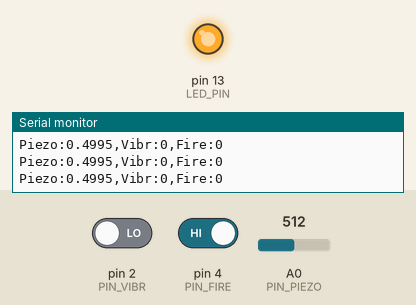
A sketch run on a simulated Arduino Uno, built with avr-gcc and run on an emulated ATmega328P. Parts: output pins drawn as LEDs (lit = HIGH), the last lines printed to the serial monitor. The test bench sets the inputs (shaded band); at power-on: pin 4 (PIN_FIRE) HIGH, pin 2 (PIN_VIBR) LOW, A0 (PIN_PIEZO) = 512.

Above: at 1.3 s.
1.4 s: pin 4 (PIN_FIRE) driven LOW
At 2.5 s:
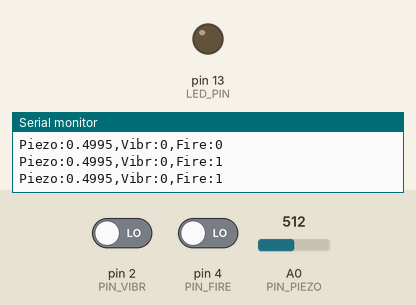
3.1 s: pin 4 (PIN_FIRE) driven HIGH
At 3.8 s:
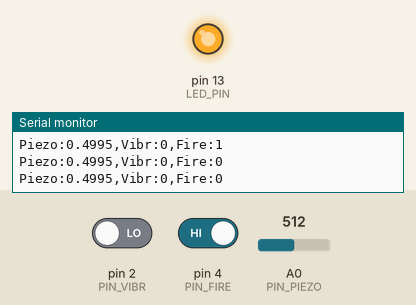
Timing chart, 0 to 6.1 s (numbered marks = the images above; inputs shaded):
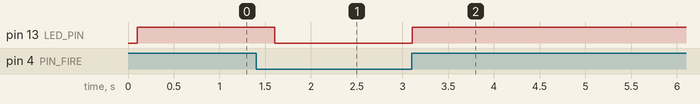

The sketch:

ardiuno_sketch.ino
```cpp
/*
  Infrastructure Guardian — Arduino Sketch
  =========================================
  Sensors:
    • Piezoelectric  → pin A0  (ANALOG)  — normalized 0.0000-0.9999
    • Vibration SW420→ pin 2   (DIGITAL) — 0=still, 1=vibrating
    • Flame Sensor   → pin 4   (DIGITAL) — 0=fire!, 1=clear

  4-State Logic (V=Vibration, F=Flame):
    V=0, F=0  → GOOD       (all clear)
    V=1, F=1  → EARTHQUAKE (vibration only)
    V=0, F=1  → FIRE       (fire only)
    V=1, F=0  → EXTREME    (both)

  Piezo Health:
    >= 0.80  → GOOD
    0.60-0.79 → PROBLEM
    < 0.60   → CRITICAL

  Output format (every 500ms):
    Piezo:0.4523,Vibr:1,Fire:0
*/

const int PIN_PIEZO = A0;
const int PIN_VIBR  = 2;
const int PIN_FIRE  = 4;
const int LED_PIN   = 13;

void setup() {
  Serial.begin(9600);
  pinMode(PIN_VIBR, INPUT);
  pinMode(PIN_FIRE, INPUT);
  pinMode(LED_PIN, OUTPUT);

  // Discard first few ADC readings for stability
  for (int i = 0; i < 5; i++) {
    analogRead(PIN_PIEZO);
    delay(20);
  }
}

void loop() {
  // Piezo: analog → normalize
  int piezoRaw    = constrain(analogRead(PIN_PIEZO), 0, 1023);
  float piezoNorm = 1.0 - (piezoRaw / 1023.0);

  // Vibration: digital
  int vibrState = digitalRead(PIN_VIBR);  // 0=no vib, 1=vibrating

  // Flame: digital
  int fireState = digitalRead(PIN_FIRE);
  fireState = !fireState;

  // LED on when any alert
  digitalWrite(LED_PIN, (vibrState == 1 || fireState == 0) ? HIGH : LOW);

  // Send to Python
  Serial.print("Piezo:"); Serial.print(piezoNorm, 4);
  Serial.print(",Vibr:"); Serial.print(vibrState);
  Serial.print(",Fire:"); Serial.println(fireState);

  delay(500);
}
```

Measured:
- after the input at 1.4 s, pin 13 (LED_PIN): HIGH → LOW after 0.20 s
- after the input at 3.1 s, pin 13 (LED_PIN): LOW → HIGH at once
